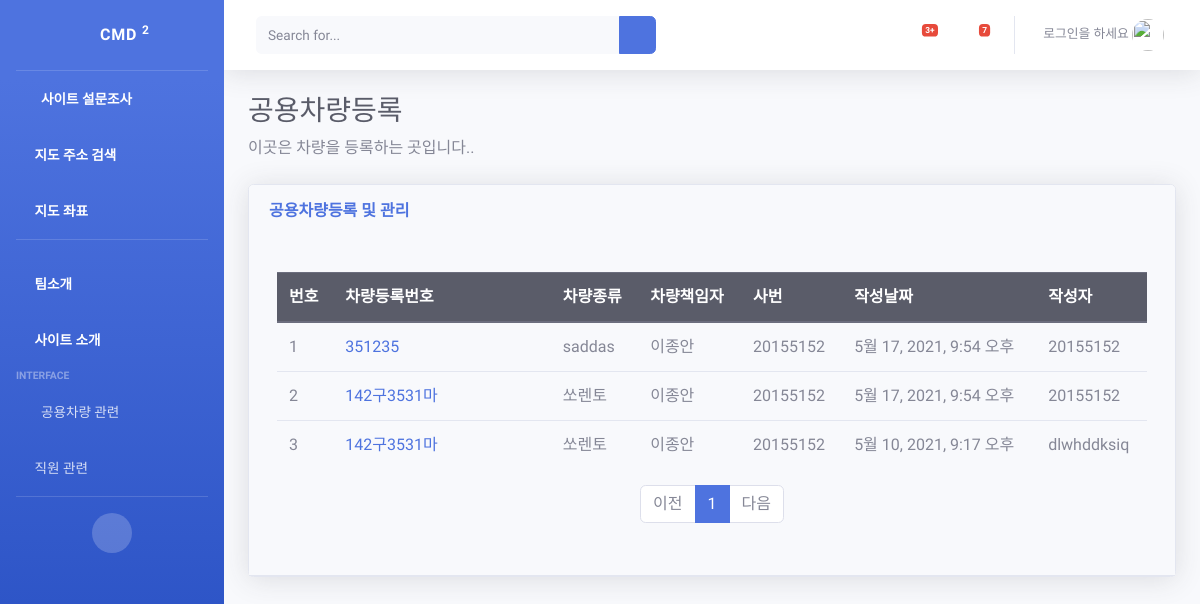
The app's page /pybo/index/, older data.
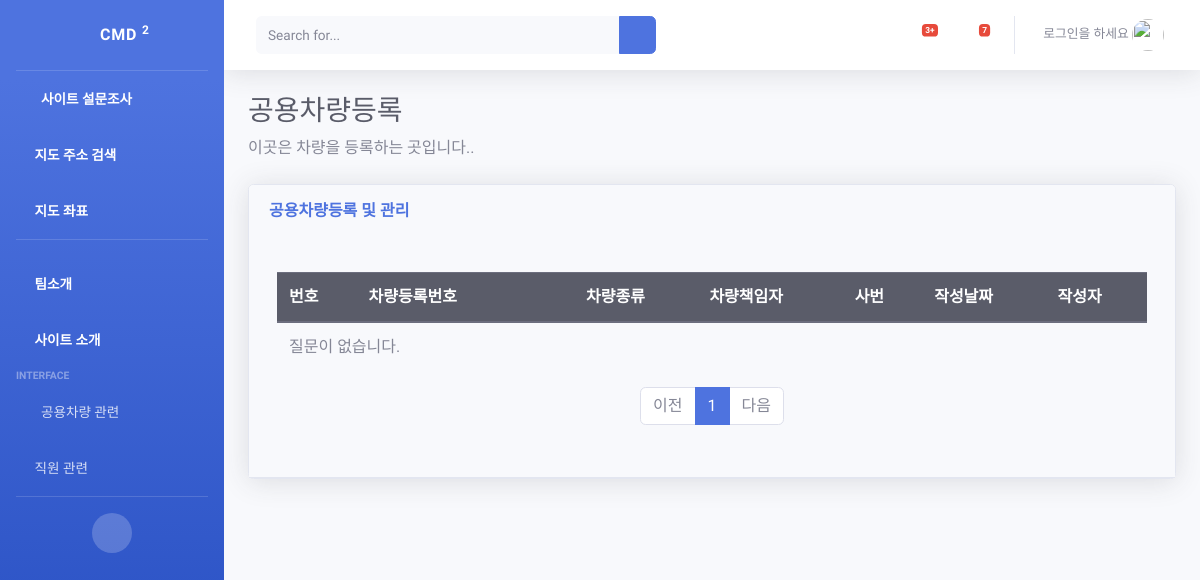
The same page, newer data.
### pybo/models.py (models this page shows)
class Question(models.Model):
    Car_num = models.CharField(max_length=15)
    Car_variety = models.CharField(max_length=10)
    Car_manager = models.CharField(max_length=10)
    bussiness_num = models.CharField(max_length=15)
    author = models.ForeignKey(User, on_delete=models.CASCADE)
    create_date = models.DateTimeField()
    modify_date = models.DateTimeField(null=True, blank=True)

### pybo/views.py (the view)
# urls.py: path('index/', views.index, name='index'),
def index(request):
    page = request.GET.get('page', '1')  # 페이지
    kw = request.GET.get('kw', '')  # 검색어
    question_list = Question.objects.order_by('-create_date')
    if kw:
        question_list = question_list.filter(
            Q(Car_num__icontains=kw)  # 제목검색
        ).distinct()
    paginator = Paginator(question_list, 10)  # 페이지당 10개씩 보여주기
    page_obj = paginator.get_page(page)
    context = {'question_list': page_obj, 'page': page, 'kw': kw}
    return render(request, 'question_list.html', context)

### templates/question_list.html (shortened to what this page needs)
{% extends 'base.html' %}
{% block content %}
    <h1 class="h3 mb-2 text-gray-800">공용차량등록</h1>
    <p class="mb-4">이곳은 차량을 등록하는 곳입니다..
    </p>
    <div class="card shadow mb-4">
    <div class="card-header py-3">
    <div class="row">
    <div class="col-sm-12 col-md-6">
        <h6 class="m-0 font-weight-bold text-primary">공용차량등록 및 관리</h6>
    </div>
    <div class="card-body">
    <div class="table-responsive">
    <table class="table table-bordered" id="dataTable" width="100%" cellspacing="0">
    <tbody>
    <div class="container my-3">
        <table class="table">
            <thead>
            <tr class="thead-dark">
                <th>번호</th>
                <th style="width:25%">차량등록번호</th>
                <th>차량종류</th>
                <th>차량책임자</th>
                <th>사번</th>
                <th>작성날짜</th>
                <th>작성자</th>
            </tr>
            </thead>
            <tbody>
            {% if question_list %}
                {% for question in question_list %}
                    <tr>
                        <td>{{ forloop.counter }}</td>
                        <td>
                            <a href="{% url 'pybo:detail' question.id %}">{{ question.Car_num }}</a>
                        </td>
                        <td>{{ question.Car_variety }}</td>
                        <td>{{ question.Car_manager }}</td>
                        <td>{{ question.bussiness_num }}</td>
                        <td>{{ question.create_date }}</td>
                        <td>{{ question.author.username }}</td>
                    </tr>
                {% endfor %}
            {% else %}
                <tr>
                    <td colspan="3">질문이 없습니다.</td>
                </tr>
            {% endif %}
            </tbody>
        </table>
    </div>
    <ul class="pagination justify-content-center">
        {% if question_list.has_previous %}
            <li class="page-item">
                <a class="page-link" data-page="{{ question_list.previous_page_number }}" href="#">이전</a>
            </li>
        {% else %}
            <li class="page-item disabled">
                <a class="page-link" tabindex="-1" aria-disabled="true" href="#">이전</a>
            </li>
        {% endif %}
        {% for page_number in question_list.paginator.page_range %}
            {% if page_number >= question_list.number|add:-5 and page_number <= question_list.number|add:5 %}
                {% if page_number == question_list.number %}
                    <li class="page-item active" aria-current="page">
                        <a class="page-link" data-page="{{ page_number }}" href="#">{{ page_number }}</a>
                    </li>
                {% else %}
                    <li class="page-item">
                        <a class="page-link" data-page="{{ page_number }}" href="#">{{ page_number }}</a>
                    </li>
                {% endif %}
            {% endif %}
        {% endfor %}
        {% if question_list.has_next %}
            <li class="page-item">
               <a class="page-link" data-page="{{ question_list.next_page_number }}" href="#">다음</a>
            </li>
        {% else %}
            <li class="page-item disabled">
                <a class="page-link" tabindex="-1" aria-disabled="true" href="#">다음</a>
            </li>
        {% endif %}
    </ul>
{% endblock %}

Row changes from the older to the newer data that the page shows:
removed Question: Car_num "351235", Car_variety "saddas", Car_manager "이종안", bussiness_num "20155152", create_date "5월 17, 2021, 9:54 오후", author.username "20155152"
removed Question: Car_num "142구3531마", Car_variety "쏘렌토", Car_manager "이종안", bussiness_num "20155152", create_date "5월 17, 2021, 9:54 오후", author.username "20155152"
removed Question: Car_num "142구3531마", Car_variety "쏘렌토", Car_manager "이종안", bussiness_num "20155152", create_date "5월 10, 2021, 9:17 오후", author.username "dlwhddksiq"
Text that changed along with them:
text now shown: "질문이 없습니다."
